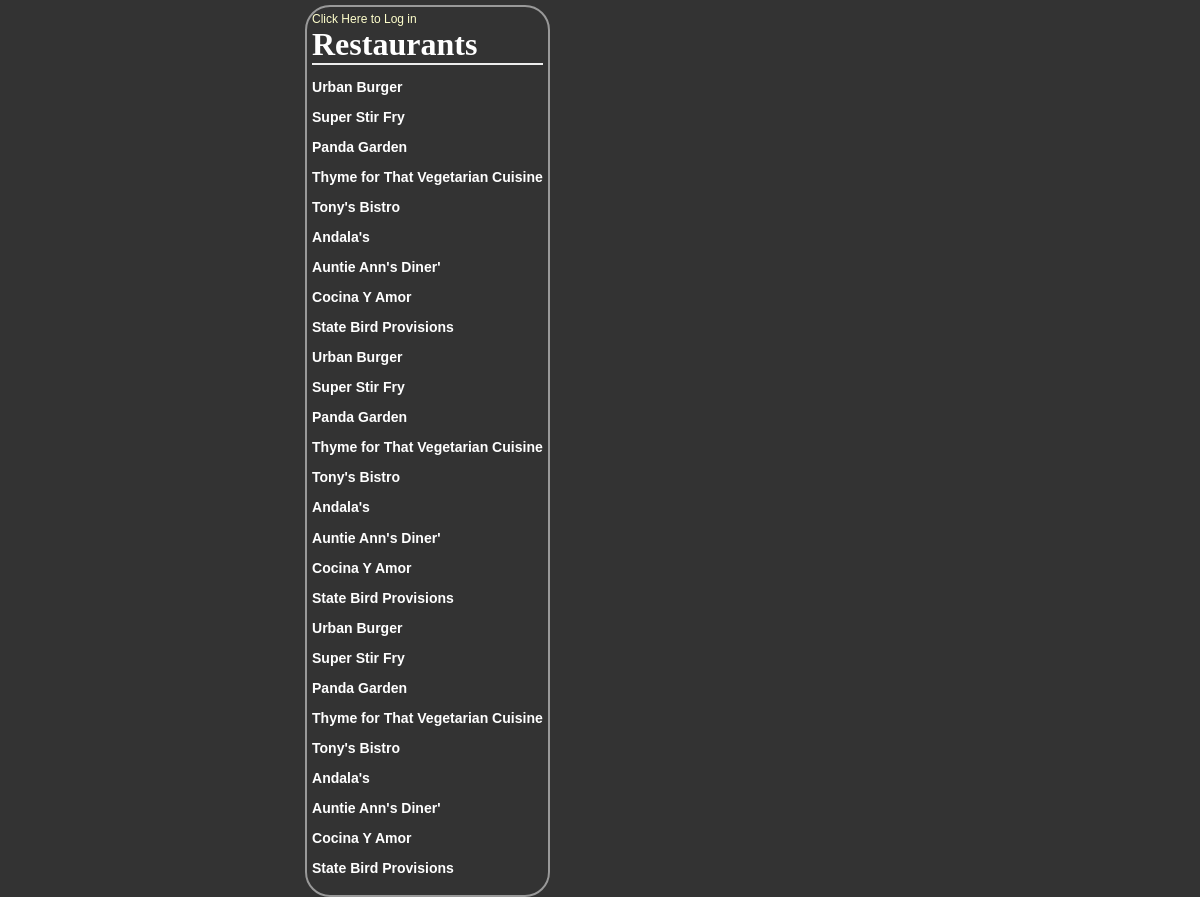
Page /restaurant/ on the earlier database version.
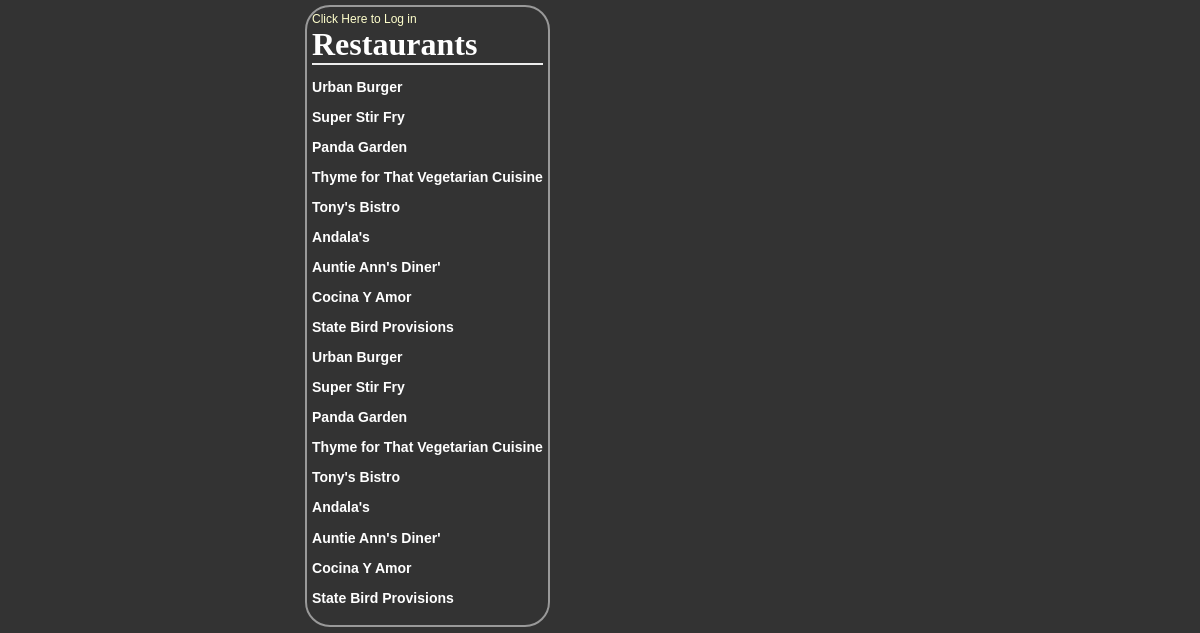
Same page on the later database version.
### database_setup.py (models this page shows, shortened)
class Restaurant(Base):
    __tablename__ = 'restaurant'
    id = Column(Integer, primary_key=True)
    name = Column(String(250), nullable=False)
    user_id = Column(Integer, ForeignKey('user.id'))
    user = relationship(User)

### project.py (the view)
@app.route('/')
@app.route('/restaurant/')
def showRestaurant():
    restaurants = \
        session.query(Restaurant).all()
    if 'username' not in login_session:
        return render_template('publicrestaurant.html',
                               restaurants=restaurants)
    else:
        return render_template('restaurants.html',
                               restaurants=restaurants)

### templates/publicrestaurant.html (shortened to what this page needs)
<html>
<head>
  <link rel='stylesheet' type='text/css' href="{{url_for('static',filename='style.css')}}">
</head>
<body class=pane>
	<div class="row top-menu">
		<div class="col-md-2 text-right">
			<a href="{{url_for('showLogin')}}">Click Here to Log in </a>
		</div>
	</div>
	<div class="row banner main">
		<div class="col-md-11 padding-none">
			<h1>Restaurants</h1>
		</div>
	</div>
	{% for restaurant in restaurants %}
		<a href = "{{url_for('showMenu', restaurant_id = restaurant.id)}}">
			<div class="row">
					<div class="col-md-10 restaurant-list">
						<h3>{{restaurant.name}}</h3>
					</div>
			</div>
		</a>
	{% endfor %}
</body>
</html>

### static/style.css (style rules this page uses)
body { font-family: sans-serif; background-image: url('img3.jpg'); background-color: #333333 }
h1, h2, h3, h4 { color: #FFFFFF; }
h1, h2 { font-family: 'Georgia', serif; margin: 0; }
h1 { border-bottom: 2px solid #eee; }
a { text-decoration: none; color:#FFFFCC; font-size: .75em; }
.pane { position:absolute; left: 25%; border: 2px solid; border-radius: 25px; padding: 5px; margin: 5px; border-color: #999999; background-color: #333333 }

Differences in the rows shown:
removed Restaurant: name "Urban Burger"
removed Restaurant: name "Super Stir Fry"
removed Restaurant: name "Panda Garden"
removed Restaurant: name "Thyme for That Vegetarian Cuisine"
removed Restaurant: name "Tony's Bistro"
removed Restaurant: name "Andala's"
removed Restaurant: name "Auntie Ann's Diner'"
removed Restaurant: name "Cocina Y Amor"
removed Restaurant: name "State Bird Provisions"
